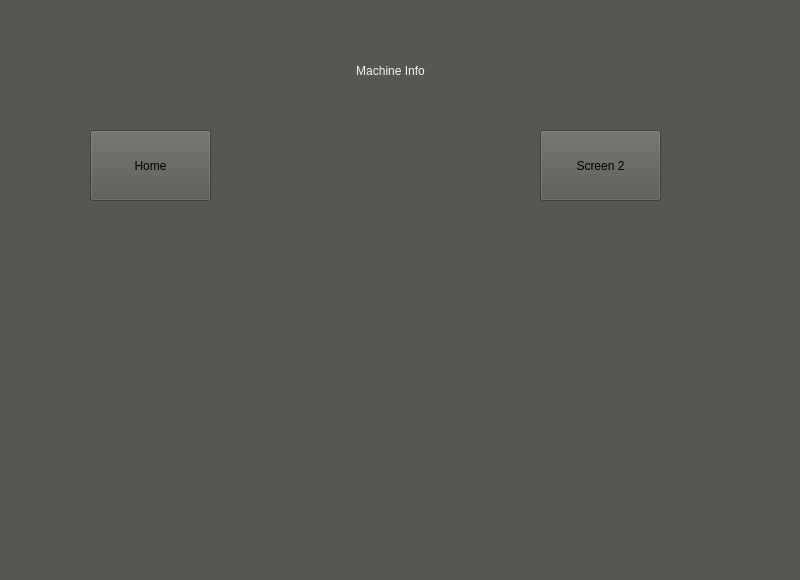
<?xml version="1.0" encoding="UTF-8"?>
<ui version="4.0">
 <class>MachineInfo</class>
 <widget class="QWidget" name="MachineInfo">
  <property name="geometry">
   <rect>
    <x>0</x>
    <y>0</y>
    <width>800</width>
    <height>580</height>
   </rect>
  </property>
  <property name="windowTitle">
   <string>Form</string>
  </property>
  <widget class="QStackedWidget" name="stackedWidget">
   <property name="geometry">
    <rect>
     <x>0</x>
     <y>0</y>
     <width>800</width>
     <height>580</height>
    </rect>
   </property>
   <property name="styleSheet">
    <string notr="true">background-color: rgb(85, 87, 83);</string>
   </property>
   <widget class="QWidget" name="page">
    <widget class="QPushButton" name="pushButton">
     <property name="geometry">
      <rect>
       <x>90</x>
       <y>130</y>
       <width>121</width>
       <height>71</height>
      </rect>
     </property>
     <property name="text">
      <string>Home</string>
     </property>
    </widget>
    <widget class="QPushButton" name="pushButton_2">
     <property name="geometry">
      <rect>
       <x>540</x>
       <y>130</y>
       <width>121</width>
       <height>71</height>
      </rect>
     </property>
     <property name="text">
      <string>Screen 2</string>
     </property>
    </widget>
    <widget class="QLabel" name="label">
     <property name="geometry">
      <rect>
       <x>280</x>
       <y>50</y>
       <width>221</width>
       <height>41</height>
      </rect>
     </property>
     <property name="styleSheet">
      <string notr="true">color: rgb(243, 243, 243);
font: 16pt &quot;Ubuntu&quot;;</string>
     </property>
     <property name="text">
      <string>Machine Info</string>
     </property>
     <property name="alignment">
      <set>Qt::AlignCenter</set>
     </property>
    </widget>
   </widget>
   <widget class="QWidget" name="page_2">
    <widget class="QPushButton" name="pushButton_3">
     <property name="geometry">
      <rect>
       <x>370</x>
       <y>210</y>
       <width>161</width>
       <height>81</height>
      </rect>
     </property>
     <property name="text">
      <string>Screen 1</string>
     </property>
    </widget>
    <widget class="QLabel" name="label_2">
     <property name="geometry">
      <rect>
       <x>240</x>
       <y>40</y>
       <width>221</width>
       <height>41</height>
      </rect>
     </property>
     <property name="styleSheet">
      <string notr="true">color: rgb(243, 243, 243);
font: 16pt &quot;Ubuntu&quot;;</string>
     </property>
     <property name="text">
      <string>Machine Info 2/2</string>
     </property>
     <property name="alignment">
      <set>Qt::AlignCenter</set>
     </property>
    </widget>
   </widget>
  </widget>
 </widget>
 <resources/>
 <connections/>
</ui>
